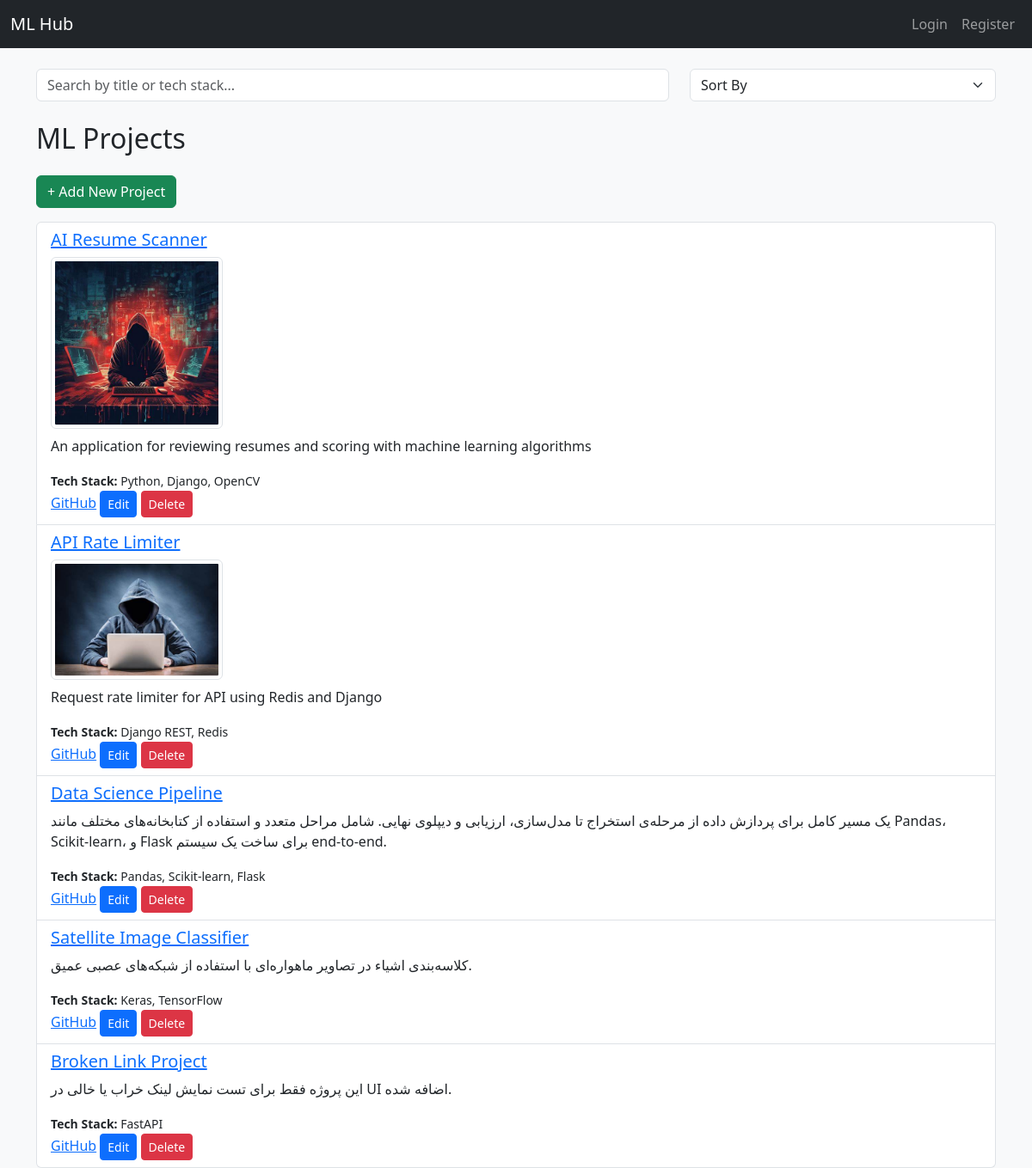
The page / on the database its author committed.
### projects/models.py (models this page shows, shortened)
class MLproject(models.Model):
    title = models.CharField(max_length=200)
    description = models.TextField()
    tech_stack = models.CharField(max_length=200)
    github_link = models.URLField()
    image = models.ImageField(upload_to='project_images/', null=True, blank=True)
    created_at = models.DateTimeField(default=timezone.now)

### projects/views.py (the view)
# urls.py: path('', views.project_list, name='project_list'),
def project_list(request):
    query = request.GET.get('q')
    sort = request.GET.get('sort')
    projects = MLproject.objects.all()
    if query:
        projects = projects.filter(
            Q(title__icontains=query) | Q(tech_stack__icontains=query)
        )
    if sort == 'newest':
        projects = projects.order_by('-created_at')
    elif sort == 'oldest':
        projects = projects.order_by('created_at')
    elif sort == 'title_asc':
        projects = projects.order_by('title')
    elif sort == 'title_desc':
        projects = projects.order_by('-title')
    return render(request, 'projects/project_list.html', {'projects': projects})

### projects/templates/projects/project_list.html (shortened to what this page needs)
{% extends 'projects/base.html' %}
{% block content %}
<form method="GET" action="{% url 'project_list' %}" class="row mb-4">
  <div class="col-md-8">
    <input type="text" name="q" placeholder="Search by title or tech stack..." class="form-control" value="{{ request.GET.q }}">
  </div>
  <div class="col-md-4">
    <select name="sort" class="form-select" onchange="this.form.submit()">
      <option value="">Sort By</option>
    </select>
  </div>
</form>
<h2 class="mb-4">ML Projects</h2>
<a href="{% url 'add_project' %}" class="btn btn-success mb-3">+ Add New Project</a>
<ul class="list-group">
    {% for project in projects %}
    <li class="list-group-item">
        <h5>
            <a href="{% url 'project_detail' project.pk %}">
                {{ project.title }}
            </a>
        </h5>
        {% if project.image %}
            <img src="{{ project.image.url }}" alt="{{ project.title }}" class="img-thumbnail mb-2" style="max-width: 200px;">
        {% endif %}
        <p>{{ project.description }}</p>
        <small><strong>Tech Stack:</strong> {{ project.tech_stack }}</small><br>
        <a href="{{ project.github_link }}" target="_blank">GitHub</a>
        <a href="{% url 'edit_project' project.pk %}" class="btn btn-sm btn-primary">Edit</a>
        <a href="{% url 'delete_project' project.pk %}" class="btn btn-sm btn-danger">Delete</a>
    </li>
    {% empty %}
    <li class="list-group-item text-muted">No projects added yet.</li>
    {% endfor %}
</ul>
{% endblock %}

### projects/templates/projects/base.html (shortened to what this page needs)
<!DOCTYPE html>
<html lang="en">
<head>
    <link href="https://cdn.jsdelivr.net/npm/bootstrap@5.3.0/dist/css/bootstrap.min.css" rel="stylesheet">
</head>
<body class="bg-light">
<nav class="navbar navbar-expand-lg navbar-dark bg-dark">
  <div class="container-fluid">
    <a class="navbar-brand" href="{% url 'project_list' %}">ML Hub</a>
    <div class="collapse navbar-collapse" id="navbarNav">
      <ul class="navbar-nav ms-auto">
        {% if user.is_authenticated %}
          <li class="nav-item">
            <a class="nav-link" href="{% url 'add_project' %}">Add Project</a>
          </li>
          <li class="nav-item">
            <form method="post" action="{% url 'logout' %}">
              {% csrf_token %}
              <button type="submit" class="btn btn-link nav-link" style="border: none; padding: 0;">Logout</button>
            </form>
          </li>
        {% else %}
          <li class="nav-item">
            <a class="nav-link" href="{% url 'login' %}">Login</a>
          </li>
          <li class="nav-item">
            <a class="nav-link" href="{% url 'register' %}">Register</a>
          </li>
        {% endif %}
      </ul>
    </div>
  </div>
</nav>
<div class="container mt-4">
    {% block content %}{% endblock %}
</div>
</body>
</html>

### rows shown on the page
MLproject: title "AI Resume Scanner", image (picture), description "An application for reviewing resumes and scoring with machine learning algorithms", tech_stack "Python, Django, OpenCV"
MLproject: title "API Rate Limiter", image (picture), description "Request rate limiter for API using Redis and Django", tech_stack "Django REST, Redis"
MLproject: title "Data Science Pipeline", description "یک مسیر کامل برای پردازش داده از مرحله‌ی استخراج تا مدل‌سازی، ارزیابی و دیپلوی نهایی. شامل مراحل متعدد و استفاده از کتابخانه‌های مختلف مانند Pandas، Scikit-learn، و Flask برای ساخت یک سیستم end-to-end.", tech_stack "Pandas, Scikit-learn, Flask"
MLproject: title "Satellite Image Classifier", description "کلاسه‌بندی اشیاء در تصاویر ماهواره‌ای با استفاده از شبکه‌های عصبی عمیق.", tech_stack "Keras, TensorFlow"
MLproject: title "Broken Link Project", description "این پروژه فقط برای تست نمایش لینک خراب یا خالی در UI اضافه شده.", tech_stack "FastAPI"
